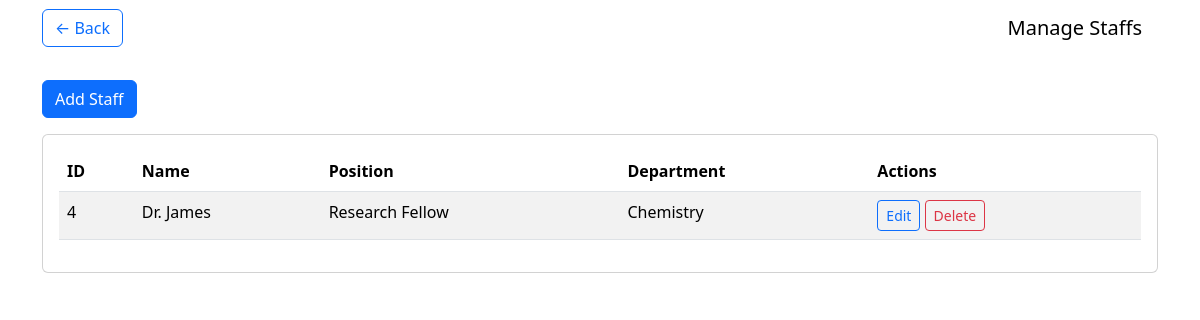
/manage_staffs.php?dept_id=3 (signed in), run on the app's committed database.
### tables this page shows
CREATE TABLE IF NOT EXISTS staffs (
  id INT AUTO_INCREMENT PRIMARY KEY,
  name VARCHAR(150) NOT NULL,
  position VARCHAR(150) NOT NULL,
  department_id INT NOT NULL,
  created_at TIMESTAMP DEFAULT CURRENT_TIMESTAMP,
  FOREIGN KEY (department_id) REFERENCES departments(id) ON DELETE CASCADE
);

CREATE TABLE IF NOT EXISTS departments (
  id INT AUTO_INCREMENT PRIMARY KEY,
  name VARCHAR(150) NOT NULL,
  hod_name VARCHAR(150) NOT NULL,
  hod_image VARCHAR(255) DEFAULT NULL,
  created_at TIMESTAMP DEFAULT CURRENT_TIMESTAMP
);

### manage_staffs.php (the view, shortened to what this page needs)
<?php
include('config.php');
$dept_id = isset($_GET['dept_id']) ? intval($_GET['dept_id']) : 0;
$where = $dept_id ? " WHERE department_id=$dept_id " : "";
$staffs = mysqli_query($conn, "SELECT s.*, d.name as dept_name FROM staffs s LEFT JOIN departments d ON s.department_id=d.id $where ORDER BY s.id DESC");
?>
<!doctype html>
<html>
<head><meta charset="utf-8"><title>Manage Staffs</title>
<link href="https://cdn.jsdelivr.net/npm/bootstrap@5.3.2/dist/css/bootstrap.min.css" rel="stylesheet"></head>
<body>
<nav class="navbar navbar-light" style="background:#fff;">
  <div class="container">
    <a href="admin_dashboard.php" class="btn btn-outline-primary">&larr; Back</a>
    <span class="navbar-brand">Manage Staffs</span>
  </div>
</nav>
<div class="container mt-4">
  <div class="mb-3">
    <a href="add_staff.php<?php echo $dept_id ? '?dept_id='.$dept_id : ''; ?>" class="btn btn-primary">Add Staff</a>
  </div>
  <div class="card p-3">
    <table class="table table-striped">
      <thead><tr><th>ID</th><th>Name</th><th>Position</th><th>Department</th><th>Actions</th></tr></thead>
      <tbody>
        <?php if(mysqli_num_rows($staffs)>0): while($s=mysqli_fetch_assoc($staffs)): ?>
        <tr>
          <td><?php echo $s['id']; ?></td>
          <td><?php echo htmlspecialchars($s['name']); ?></td>
          <td><?php echo htmlspecialchars($s['position']); ?></td>
          <td><?php echo htmlspecialchars($s['dept_name']); ?></td>
          <td>
            <a href="edit_staff.php?id=<?php echo $s['id']; ?>" class="btn btn-sm btn-outline-primary">Edit</a>
            <a href="delete_staff.php?id=<?php echo $s['id']; ?>" onclick="return confirm('Delete this staff?');" class="btn btn-sm btn-outline-danger">Delete</a>
          </td>
        </tr>
        <?php endwhile; else: ?>
        <tr><td colspan="5" class="text-muted">No staffs found.</td></tr>
        <?php endif; ?>
      </tbody>
    </table>
  </div>
</div>
</body>
</html>

### data on the page
staffs: id "4", name "Dr. James", position "Research Fellow", department.name "Chemistry"
